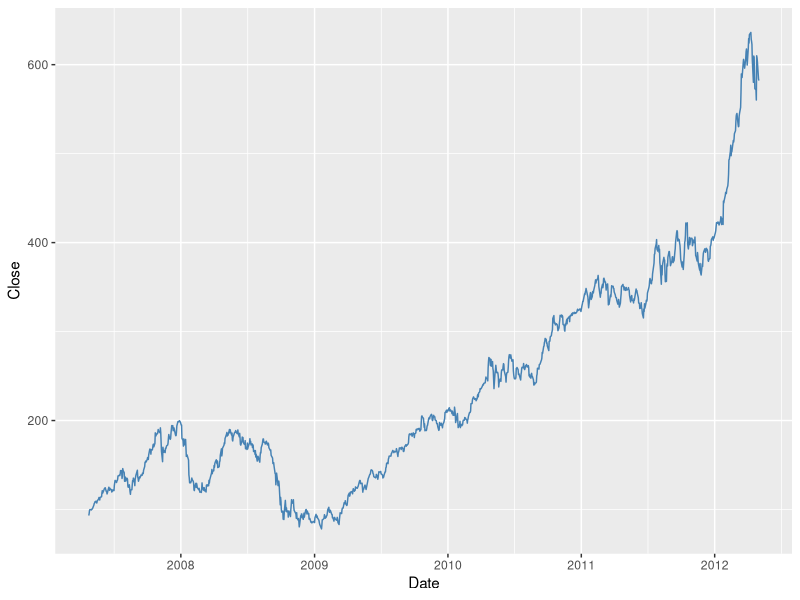

Recreate this plot in R.
require("ggplot2");

stock <- read.csv("../data/stock.tsv", sep = '\t', stringsAsFactors = FALSE);

stock$Date <- as.Date(stock$Date, format = "%d-%b-%y");

line.plot <- ggplot(stock, aes(Date, Close)) + geom_line(color = "steelblue");
